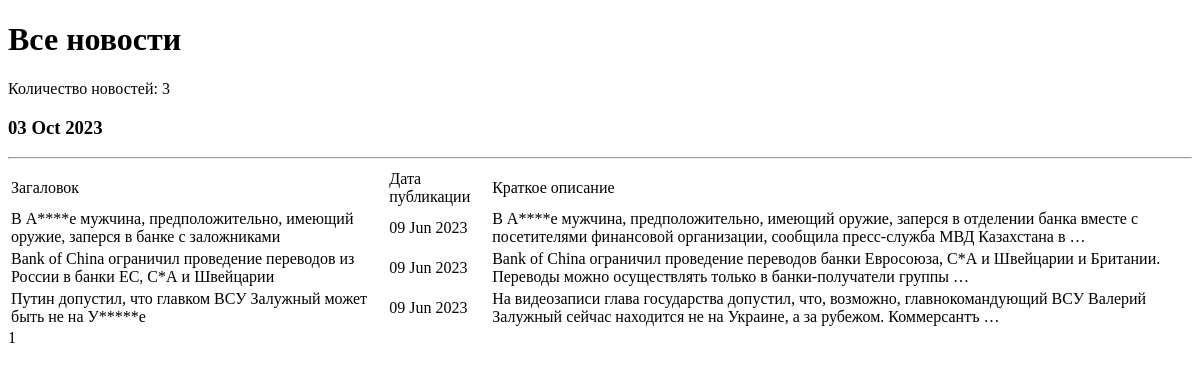
The page /news/ on the database as committed earlier.
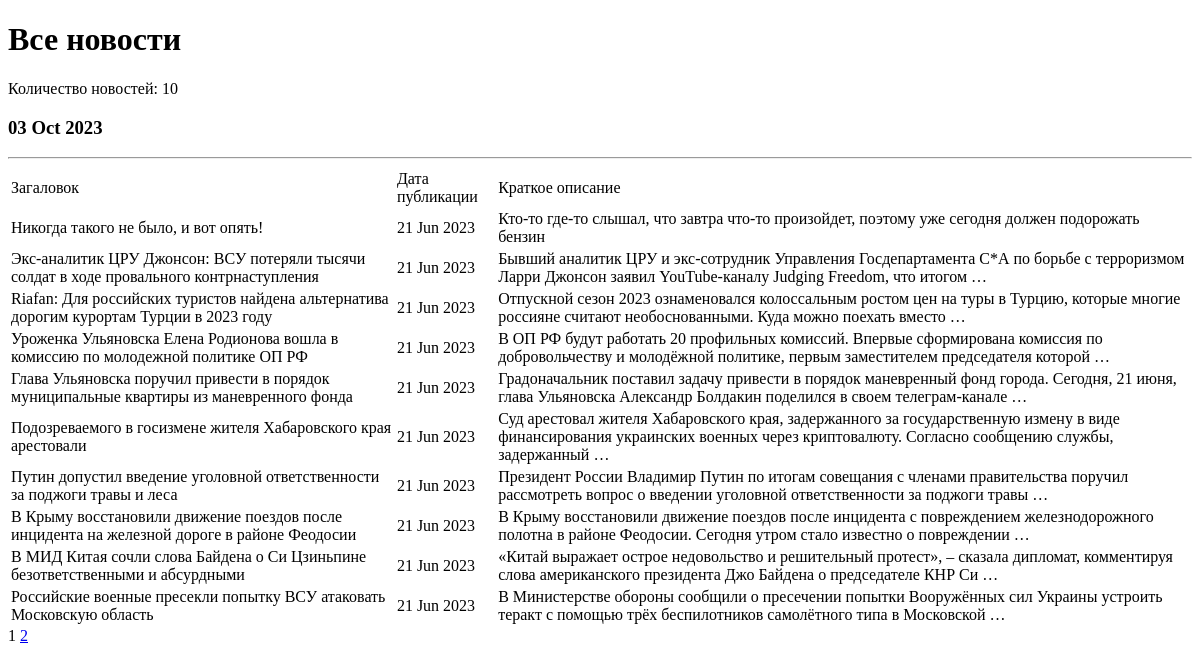
The same page on the database as committed later.
### news/models.py (models this page shows, shortened)
class Post(models.Model):
    news = 'NW'
    post = 'PS'
    CAT_TYPES = [(news, 'Новость'),
                 (post, 'Статья')]
    author = models.ForeignKey(Author, on_delete=models.CASCADE)
    cat_type = models.CharField(max_length=2, choices=CAT_TYPES, default=post)
    time_in = models.DateTimeField(auto_now_add=True)
    categories = models.ManyToManyField(Category, through='PostCategory')
    post_title = models.CharField(max_length=255)
    post_text = models.TextField()
    post_rating = models.IntegerField(default=0)

### news/views.py (the view)
# urls.py: path('news/', PostList.as_view(), name='post_list'),
class PostList(ListView):
    model = Post
    ordering = '-time_in'
    template_name = 'news.html'
    context_object_name = 'post'
    paginate_by = 10
    def get_queryset(self):
        queryset = super().get_queryset()
        self.filterset = PostFilter(self.request.GET, queryset)
        return self.filterset.qs
    def get_context_data(self, **kwargs):
        context = super().get_context_data(**kwargs)
        context['time_now'] = datetime.utcnow()
        context['filterset'] = self.filterset
        return context

### news/templatetags/censor_filter.py (called while the page is built)
@register.filter()
def censor(text):
   new_text = []
   for word in text.split():
      if word in CENS_SYMBOLS:
         new_text.append(word[0] + "*"*(len(word)-2) + word[-1])
      else:
         new_text.append(word)
   text = " ".join(new_text)
   return f'{text}'

### news/templatetags/custom_tags.py (called while the page is built)
@register.simple_tag(takes_context=True)
def url_replace(context, **kwargs):
   d = context['request'].GET.copy()
   for k, v in kwargs.items():
       d[k] = v
   return d.urlencode()

### templates/news.html (shortened to what this page needs)
{% extends 'flatpages/default.html' %}
{% load censor_filter %}
{% load custom_tags %}
{% block content %}
   <h1>Все новости</h1>
    Количество новостей: {{ post|length }}
   <h3>{{ time_now|date:'d M Y' }}</h3>
   <hr>
   {% if post %}
       <table>
           <tr>
               <td>Загаловок</td>
               <td>Дата публикации</td>
               <td>Краткое описание</td>
           </tr>
           {% for p in post %}
           <tr>
               <td>{{ p.post_title|censor }}</td>
               <td>{{ p.time_in|date:'d M Y' }}</td>
               <td>{{ p.post_text|truncatewords:20|censor }}</td>
               <td>
               </td>
           </tr>
           {% endfor %}
       </table>
   {% else %}
       <h2>Новостей нет!</h2>
   {% endif %}
   {{ page_obj.number }}
   {% if page_obj.has_next %}
       <a href="?{% url_replace page=page_obj.next_page_number %}">{{ page_obj.next_page_number }}</a>
   {% endif %}
{% endblock content %}

Rows that differ between the two databases and show on the page:
no longer on this page (row unchanged): Post: post_title|censor "В А****е мужчина, предположительно, имеющий оружие, заперся в банке с заложниками", time_in "09 Jun 2023", post_text|censor "В А****е мужчина, предположительно, имеющий оружие, заперся в отделении банка вместе с посетителями финансовой организации, сообщила пресс-служба МВД Казахстана в …"
no longer on this page (row unchanged): Post: post_title|censor "Bank of China ограничил проведение переводов из России в банки ЕС, С*А и Швейцарии", time_in "09 Jun 2023", post_text|censor "Bank of China ограничил проведение переводов банки Евросоюза, С*А и Швейцарии и Британии. Переводы можно осуществлять только в банки-получатели группы …"
no longer on this page (row edited): Post: post_title|censor "Путин допустил, что главком ВСУ Залужный может быть не на У*****е", time_in "09 Jun 2023", post_text|censor "На видеозаписи глава государства допустил, что, возможно, главнокомандующий ВСУ Валерий Залужный сейчас находится не на Украине, а за рубежом. Коммерсантъ …"
added Post: post_title|censor "Никогда такого не было, и вот опять!", time_in "21 Jun 2023", post_text|censor "Кто-то где-то слышал, что завтра что-то произойдет, поэтому уже сегодня должен подорожать бензин"
added Post: post_title|censor "Экс-аналитик ЦРУ Джонсон: ВСУ потеряли тысячи солдат в ходе провального контрнаступления", time_in "21 Jun 2023", post_text|censor "Бывший аналитик ЦРУ и экс-сотрудник Управления Госдепартамента С*А по борьбе с терроризмом Ларри Джонсон заявил YouTube-каналу Judging Freedom, что итогом …"
added Post: post_title|censor "Riafan: Для российских туристов найдена альтернатива дорогим курортам Турции в 2023 году", time_in "21 Jun 2023", post_text|censor "Отпускной сезон 2023 ознаменовался колоссальным ростом цен на туры в Турцию, которые многие россияне считают необоснованными. Куда можно поехать вместо …"
added Post: post_title|censor "Уроженка Ульяновска Елена Родионова вошла в комиссию по молодежной политике ОП РФ", time_in "21 Jun 2023", post_text|censor "В ОП РФ будут работать 20 профильных комиссий. Впервые сформирована комиссия по добровольчеству и молодёжной политике, первым заместителем председателя которой …"
added Post: post_title|censor "Глава Ульяновска поручил привести в порядок муниципальные квартиры из маневренного фонда", time_in "21 Jun 2023", post_text|censor "Градоначальник поставил задачу привести в порядок маневренный фонд города. Сегодня, 21 июня, глава Ульяновска Александр Болдакин поделился в своем телеграм-канале …"
added Post: post_title|censor "Подозреваемого в госизмене жителя Хабаровского края арестовали", time_in "21 Jun 2023", post_text|censor "Суд арестовал жителя Хабаровского края, задержанного за государственную измену в виде финансирования украинских военных через криптовалюту. Согласно сообщению службы, задержанный …"
added Post: post_title|censor "Путин допустил введение уголовной ответственности за поджоги травы и леса", time_in "21 Jun 2023", post_text|censor "Президент России Владимир Путин по итогам совещания с членами правительства поручил рассмотреть вопрос о введении уголовной ответственности за поджоги травы …"
added Post: post_title|censor "В Крыму восстановили движение поездов после инцидента на железной дороге в районе Феодосии", time_in "21 Jun 2023", post_text|censor "В Крыму восстановили движение поездов после инцидента с повреждением железнодорожного полотна в районе Феодосии. Сегодня утром стало известно о повреждении …"
added Post: post_title|censor "В МИД Китая сочли слова Байдена о Си Цзиньпине безответственными и абсурдными", time_in "21 Jun 2023", post_text|censor "«Китай выражает острое недовольство и решительный протест», – сказала дипломат, комментируя слова американского президента Джо Байдена о председателе КНР Си …"
added Post: post_title|censor "Российские военные пресекли попытку ВСУ атаковать Московскую область", time_in "21 Jun 2023", post_text|censor "В Министерстве обороны сообщили о пресечении попытки Вооружённых сил Украины устроить теракт с помощью трёх беспилотников самолётного типа в Московской …"
Other text that changed with them:
{{ post|length }}: "3" → "10"
{{ page_obj.next_page_number }}: (not shown) → "2"
